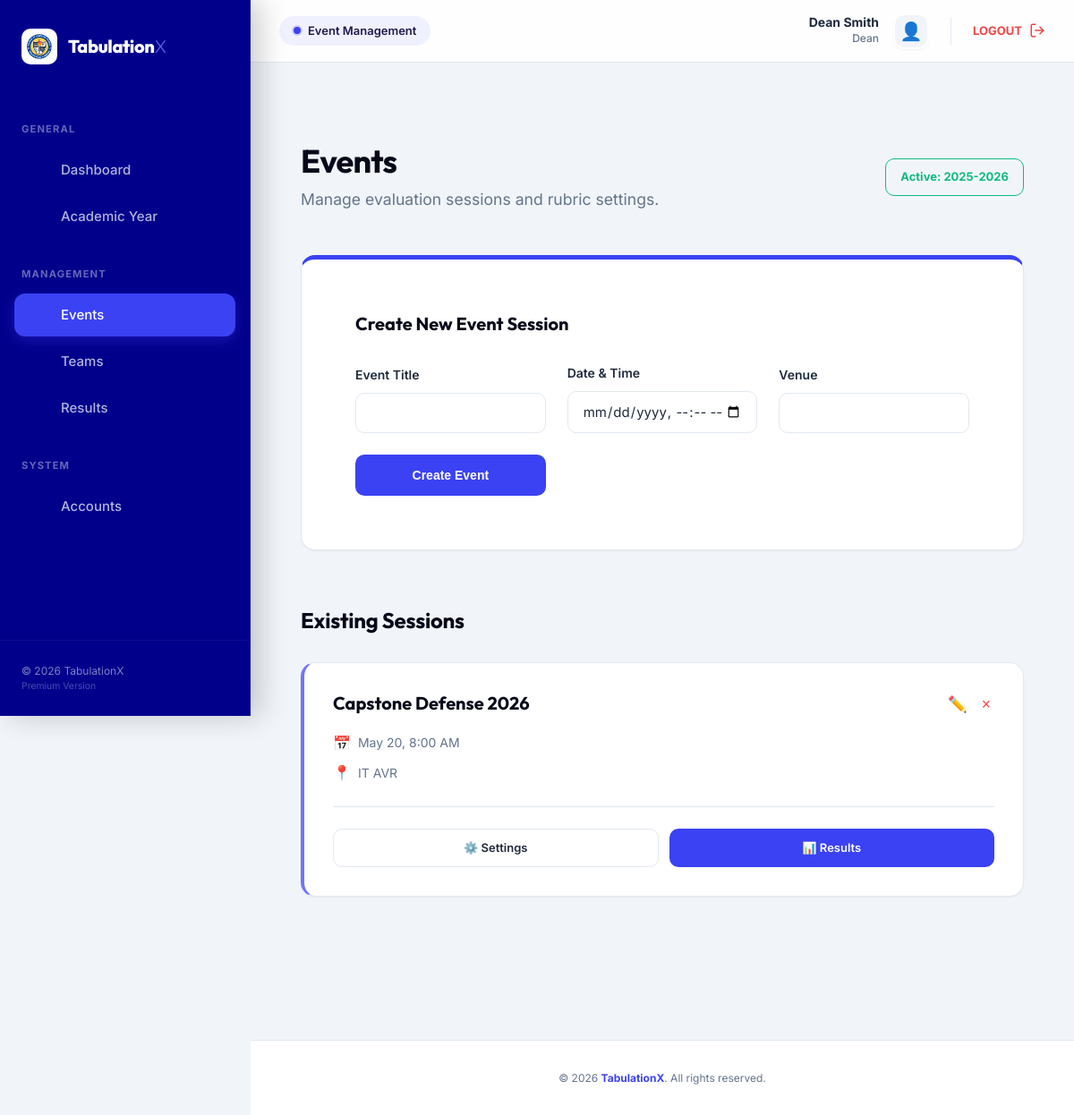
/dean/events.php (signed in), run on the app's committed database.
### tables this page shows
CREATE TABLE IF NOT EXISTS school_years (
    id INT AUTO_INCREMENT PRIMARY KEY,
    year_label VARCHAR(50) NOT NULL,  
    status ENUM('active', 'inactive') DEFAULT 'active'
);

CREATE TABLE IF NOT EXISTS events (
    id INT AUTO_INCREMENT PRIMARY KEY,
    title VARCHAR(200) NOT NULL,
    description TEXT,
    event_date DATETIME NOT NULL,
    venue VARCHAR(200),
    school_year_id INT,
    status ENUM('upcoming', 'ongoing', 'completed') DEFAULT 'upcoming',
    is_results_released BOOLEAN DEFAULT FALSE,
    FOREIGN KEY (school_year_id) REFERENCES school_years(id) ON DELETE SET NULL
);

### includes/functions.php (called while the page is built, shortened)
<?php
function get_active_school_year($pdo) {
    $stmt = $pdo->query("SELECT * FROM school_years WHERE status = 'active' LIMIT 1");
    return $stmt->fetch();
}
?>

### dean/events.php (the view, shortened to what this page needs)
<?php
require_once '../config/database.php';
require_once '../includes/functions.php';
require_once '../components/ui.php';
$events = $pdo->query("SELECT e.*, s.year_label FROM events e LEFT JOIN school_years s ON e.school_year_id = s.id ORDER BY event_date DESC")->fetchAll();
$active_sy = get_active_school_year($pdo);
?>
<div class="container" style="margin-top: 3rem; padding-bottom: 5rem;">
    <div class="page-header" style="margin-bottom: 3rem;">
        <div>
            <h1 style="font-size: 2.25rem; letter-spacing: -0.02em;">Events</h1>
            <p style="color: var(--text-light); margin-top: 0.5rem; font-size: 1.1rem;">Manage evaluation sessions and rubric settings.</p>
        </div>
        <div>
            <div style="background: var(--success-subtle); padding: 0.6rem 1rem; border-radius: var(--radius-md); border: 1px solid var(--success); color: var(--success); font-weight: 700; font-size: 0.8125rem;">
                 Active: <?= $active_sy['year_label'] ?? 'None' ?>
            </div>
        </div>
    </div>
    <div class="card" style="margin-bottom: 4rem; overflow: hidden; border-top: 5px solid var(--primary);">
        <div style="padding: 2rem;">
            <h3 style="margin-bottom: 2rem; font-size: 1.25rem;">Create New Event Session</h3>
            <form method="POST">
                <div style="display: grid; grid-template-columns: repeat(auto-fit, minmax(200px, 1fr)); gap: 1.5rem; align-items: flex-end;">
                    <div class="form-group" style="margin-bottom: 0;">
                        <label class="form-label">Event Title</label>
                        <input type="text" name="title" class="form-control" required placeholder=>
                    </div>
                    <div class="form-group" style="margin-bottom: 0;">
                        <label class="form-label">Date & Time</label>
                        <input type="datetime-local" name="event_date" class="form-control" required>
                    </div>
                    <div class="form-group" style="margin-bottom: 0;">
                        <label class="form-label">Venue</label>
                        <input type="text" name="venue" class="form-control" placeholder=>
                    </div>
                    <div class="form-group" style="margin-bottom: 0;">
                        <button type="submit" class="btn btn-primary" style="width: 100%; height: 46px;" <?= !$active_sy ? 'disabled' : '' ?>>
                             Create Event
                        </button>
                    </div>
                </div>
            </form>
        </div>
    </div>
    <h2 style="margin-bottom: 2rem; font-size: 1.5rem; letter-spacing: -0.01em;">Existing Sessions</h2>
    <div class="dashboard-grid">
        <?php foreach($events as $event): ?>
            <div class="card animate-fade-in" style="display: flex; flex-direction: column; padding: 2rem; border-left: 4px solid var(--primary-light); position: relative;">
                <div style="margin-bottom: 1.5rem;">
                    <div style="display: flex; justify-content: space-between; align-items: flex-start;">
                        <h3 style="margin: 0; font-size: 1.25rem; line-height: 1.3;"><?= htmlspecialchars($event['title']) ?></h3>
                        <div style="display: flex; gap: 0.5rem;">
                            <button onclick="openEditModal(<?= htmlspecialchars(json_encode($event)) ?>)" style="background: none; border: none; cursor: pointer; color: var(--text-light); font-size: 1.1rem; padding: 0.25rem;" title="Edit Event">✏️</button>
                            <form method="POST" onsubmit="return confirm('Are you sure you want to delete this event? This will remove all associated teams, criteria, and scores.')" style="display: inline;">
                                <button type="submit" style="background: none; border: none; cursor: pointer; color: var(--danger); font-size: 1.1rem; padding: 0.25rem;" title="Delete Event">&times;</button>
                            </form>
                        </div>
                    </div>
                    <div style="display: flex; flex-direction: column; gap: 0.5rem; margin-top: 1rem;">
                        <span style="color: var(--text-light); font-size: 0.875rem; display: flex; align-items: center; gap: 0.5rem;">
                            <span style="font-size: 1rem;">📅</span> <?= date('F j, g:i A', strtotime($event['event_date'])) ?>
                        </span>
                        <span style="color: var(--text-light); font-size: 0.875rem; display: flex; align-items: center; gap: 0.5rem;">
                            <span style="font-size: 1rem;">📍</span> <?= htmlspecialchars($event['venue']) ?>
                        </span>
                    </div>
                </div>
                <div style="margin-top: auto; display: flex; gap: 0.75rem; padding-top: 1.5rem; border-top: 1px solid var(--border);">
                    <a href="manage_event.php?id=<?= $event['id'] ?>" class="btn btn-secondary" style="flex: 1; font-size: 0.8125rem;">
                        ⚙️ Settings
                    </a>
                    <a href="results.php?event_id=<?= $event['id'] ?>" class="btn btn-primary" style="flex: 1; font-size: 0.8125rem;">
                        📊 Results
                    </a>
                </div>
            </div>
        <?php endforeach; ?>
    </div>
</div>

### assets/css/style.css (style rules this page uses)
:root { --primary: #3b42f3; --primary-dark: #1e1b4b; --primary-light: #7075ff; --primary-subtle: #f0f1ff; --secondary: #64748b; --dark: #070919; --light: #f8fafc; --bg-body: #f1f5f9; --surface: #ffffff; --border: #e2e8f0; --text-main: #1e293b; --text-light: #64748b; --success: #10b981; --danger: #ef4444; --warning: #f59e0b; --font-heading: 'Outfit', sans-serif; --font-body: 'Inter', sans-serif; --shadow-sm: 0 1px 2px 0 rgb(0 0 0 / 0.05); --shadow: 0 4px 6px -1px rgb(0 0 0 / 0.1), 0 2px 4px -2px rgb(0 0 0 / 0.1); --shadow-md: 0 10px 15px -3px rgb(0 0 0 / 0.1), 0 4px 6px -4px rgb(0 0 0 / 0.1); --shadow-lg: 0 20px 25px -5px rgb(0 0 0 / 0.1), 0 8px 10px -6px rgb(0 0 0 / 0.1); --radius-sm: 6px; --radius-md: 10px; --radius-lg: 16px; --radius-xl: 24px; }
* { box-sizing: border-box; margin: 0; padding: 0; }
body { font-family: var(--font-body); background-color: var(--bg-body); color: var(--text-main); min-height: 100vh; display: flex; flex-direction: column; line-height: 1.6; -webkit-font-smoothing: antialiased; -moz-osx-font-smoothing: grayscale; }
h1, h2, h3, h4, h5, h6 { font-family: var(--font-heading); font-weight: 700; color: var(--dark); line-height: 1.2; }
a { text-decoration: none; color: inherit; transition: all 0.2s ease; }
.container { width: 100%; max-width: 1280px; margin: 0 auto; padding: 0 1.5rem; }
.card { background: var(--surface); border: 1px solid var(--border); border-radius: var(--radius-lg); box-shadow: var(--shadow-sm); padding: 1.75rem; transition: all 0.4s cubic-bezier(0.175, 0.885, 0.32, 1.275); position: relative; overflow: hidden; display: flex; flex-direction: column; }
.card::before { content: ''; position: absolute; top: 0; left: 0; width: 100%; height: 4px; background: transparent; transition: background 0.3s ease; }
.btn { display: inline-flex; align-items: center; justify-content: center; padding: 0.625rem 1.25rem; border-radius: var(--radius-md); font-weight: 600; font-size: 0.875rem; cursor: pointer; border: 1px solid transparent; transition: all 0.2s cubic-bezier(0.4, 0, 0.2, 1); gap: 0.5rem; user-select: none; }
.btn-primary { background: var(--primary); color: white; }
.btn-secondary { background: white; color: var(--text-main); border: 1px solid var(--border); }
.form-group { margin-bottom: 1.5rem; }
.form-label { display: block; margin-bottom: 0.5rem; font-weight: 600; font-size: 0.875rem; color: var(--text-main); }
.form-control { width: 100%; padding: 0.75rem 1rem; border: 1px solid var(--border); border-radius: var(--radius-md); font-family: inherit; font-size: 0.9375rem; transition: all 0.2s; background-color: white; color: var(--text-main); }
.form-control::placeholder { color: #94a3b8; }
.dashboard-grid { display: grid; grid-template-columns: repeat(auto-fit, minmax(320px, 1fr)); gap: 1.75rem; margin-top: 2rem; }
.animate-fade-in { animation: fadeIn 0.4s ease-out forwards; }
.page-header { display: flex; justify-content: space-between; align-items: center; margin-bottom: 2rem; }

### assets/css/mobile.css (style rules this page uses)
:root { --radius-lg: 16px; --radius-xl: 24px; }
.container { width: 100%; padding: 0 1.25rem; }

### data on the page
school_years: year_label "2025-2026"
events: title "Capstone Defense 2026", event_date "May 20, 8:00 AM", venue "IT AVR"

### other printed values
$title "Event Management"
$user_name "Dean Smith"
$role "Dean"
